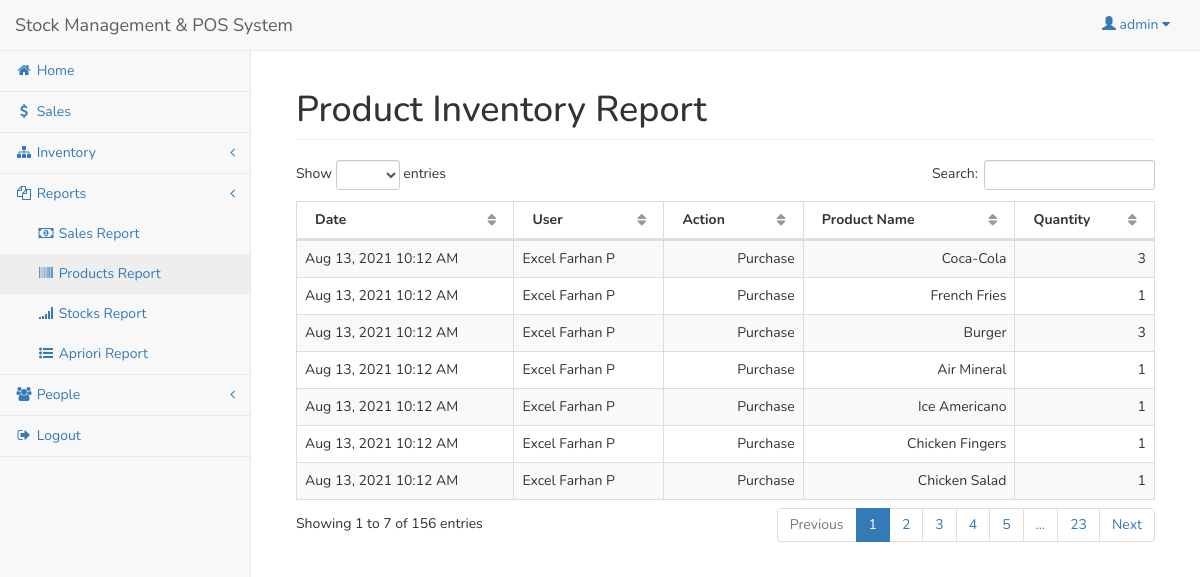
Screenshot of /admin/inventory.php (signed in) with the database file from the repository.
### tables this page shows
CREATE TABLE `user` (
  `userid` int(11) NOT NULL,
  `username` varchar(30) NOT NULL,
  `password` varchar(50) NOT NULL,
  `access` int(1) NOT NULL
);

CREATE TABLE `inventory` (
  `inventoryid` int(11) NOT NULL,
  `userid` int(11) NOT NULL,
  `action` varchar(50) NOT NULL,
  `productid` int(11) DEFAULT NULL,
  `stockid` int(11) DEFAULT NULL,
  `quantity` double NOT NULL,
  `inventory_date` datetime NOT NULL
);

CREATE TABLE `employee` (
  `userid` int(11) NOT NULL,
  `employee_name` varchar(50) NOT NULL,
  `address` varchar(150) NOT NULL,
  `contact` varchar(50) NOT NULL
);

CREATE TABLE `product` (
  `productid` int(11) NOT NULL,
  `categoryid` int(11) NOT NULL,
  `product_name` varchar(150) NOT NULL,
  `product_price` double NOT NULL,
  `product_qty` double NOT NULL,
  `photo` varchar(200) NOT NULL,
  `supplierid` int(11) NOT NULL
);

### admin/session.php (called while the page is built, shortened)
<?php
	include('../conn.php');
	$sq=mysqli_query($conn,"select * from `user` where userid='".$_SESSION['id']."'");
	$srow=mysqli_fetch_array($sq);
	$user=$srow['username'];
?>

### admin/inventory.php (the view, shortened to what this page needs)
<?php include('session.php'); ?>
<?php include('header.php'); ?>
<body>
<div id="wrapper">
<?php include('navbar.php'); ?>
<div style="height:50px;"></div>
<div id="page-wrapper">
<div class="container-fluid">
	<div class="row">
        <div class="col-lg-12">
            <h1 class="page-header">Product Inventory Report</h1>
        </div>
    </div>
    <div class="row">
        <div class="col-lg-12">
            <table width="100%" class="table table-striped table-bordered table-hover" id="invTable">
                <thead>
                    <tr>
                        <th>Date</th>
						<th>User</th>
                        <th>Action</th>
						<th>Product Name</th>
						<th>Quantity</th>
                    </tr>
                </thead>
                <tbody>
				<?php
					$iq=mysqli_query($conn,"select * from inventory left join product on product.productid=inventory.productid where stockid is null order by inventory_date desc");
					while($iqrow=mysqli_fetch_array($iq)){
					?>
						<tr>
							<td><?php echo date('M d, Y h:i A',strtotime($iqrow['inventory_date'])); ?></td>
							<td>
							<?php
								$u=mysqli_query($conn,"select * from `user` left join employee on employee.userid=user.userid left join supplier on supplier.userid=user.userid where user.userid='".$iqrow['userid']."'");
								$urow=mysqli_fetch_array($u);
								if($urow['access']==1){
									echo "Admin";
								}
								elseif($urow['access']==2){
									echo $urow['employee_name'];
								}
								else{
									echo $urow['company_name'];
								}
							?>
							</td>
							<td align="right"><?php echo $iqrow['action']; ?></td>
							<td align="right"><?php echo $iqrow['product_name']; ?></td>
							<td align="right"><?php echo $iqrow['quantity']; ?></td>
						</tr>
					<?php
					}
				?>
                </tbody>
            </table>
        </div>
    </div>
</div>
</div>
</div>
</body>
</html>

### admin/navbar.php (shortened to what this page needs)
    <nav class="navbar navbar-default navbar-fixed-top" role="navigation" style="margin-bottom: 0">
        <div class="navbar-header">
<a class="navbar-brand" href="index.php">Stock Management & POS System</a>
        </div>
        <ul class="nav navbar-top-links navbar-right">
            <li class="dropdown">
                <a class="dropdown-toggle" data-toggle="dropdown" href="#">
		<span class="glyphicon glyphicon-user"></span> <?php echo $user; ?> <i class="fa fa-caret-down"></i>
                </a>
            </li>
        </ul>
        <div class="navbar-default sidebar" role="navigation">
            <div class="sidebar-nav navbar-collapse">
                <ul class="nav" id="side-menu">
                    <li>
                        <a href="index.php"><i class="fa fa-home fa-fw"></i> Home </a>
                    </li>
                    <li>
                        <a href="sales_trans.php"><i class="fa fa-usd fa-fw"></i> Sales </a>
                    </li>
                    <li>
                        <a href="#"><i class="fa fa-sitemap fa-fw"></i> Inventory <span class="fa arrow"></span></a>
                    </li>
		<li>
                        <a href="#"><i class="fa fa-copy fa-fw"></i> Reports<span class="fa arrow"></span></a>
                        <ul class="nav nav-second-level">
                            <li>
                                <a href="sales.php"><i class="fa fa-money fa-fw"></i> Sales Report</a>
                            </li>
                            <li>
                                <a href="inventory.php"><i class="fa fa-barcode fa-fw"></i> Products Report</a>
                            </li>
                            <li>
                                <a href="inventory_stock.php"><i class="fa fa-signal fa-fw"></i> Stocks Report</a>
                            </li>
                            <li>
                                <a href="proses_apriori.php"><i class="fa fa-list-ul fa-fw"></i> Apriori Report</a>
                            </li>
                        </ul>
                    </li>
                    <li>
                        <a href="#"><i class="fa fa-users fa-fw"></i> People <span class="fa arrow"></span></a>
                    </li>
		<li><a href="#logout" data-toggle="modal"><i class="fa fa-sign-out fa-fw"></i> Logout</a></li>
                </ul>
            </div>
        </div>
    </nav>

### admin/header.php (style rules this page uses)
* { font-family: 'Nunito', sans-serif; }

### rows the page displays
user: username "admin"
inventory: inventory_date "Aug 13, 2021 10:12 AM", employee.employee_name "Excel Farhan P", action "Purchase", productid.product_name "Coca-Cola", quantity "3"
inventory: inventory_date "Aug 13, 2021 10:12 AM", employee.employee_name "Excel Farhan P", action "Purchase", productid.product_name "French Fries", quantity "1"
inventory: inventory_date "Aug 13, 2021 10:12 AM", employee.employee_name "Excel Farhan P", action "Purchase", productid.product_name "Burger", quantity "3"
inventory: inventory_date "Aug 13, 2021 10:12 AM", employee.employee_name "Excel Farhan P", action "Purchase", productid.product_name "Air Mineral", quantity "1"
inventory: inventory_date "Aug 13, 2021 10:12 AM", employee.employee_name "Excel Farhan P", action "Purchase", productid.product_name "Ice Americano", quantity "1"
inventory: inventory_date "Aug 13, 2021 10:12 AM", employee.employee_name "Excel Farhan P", action "Purchase", productid.product_name "Chicken Fingers", quantity "1"
inventory: inventory_date "Aug 13, 2021 10:12 AM", employee.employee_name "Excel Farhan P", action "Purchase", productid.product_name "Chicken Salad", quantity "1"
